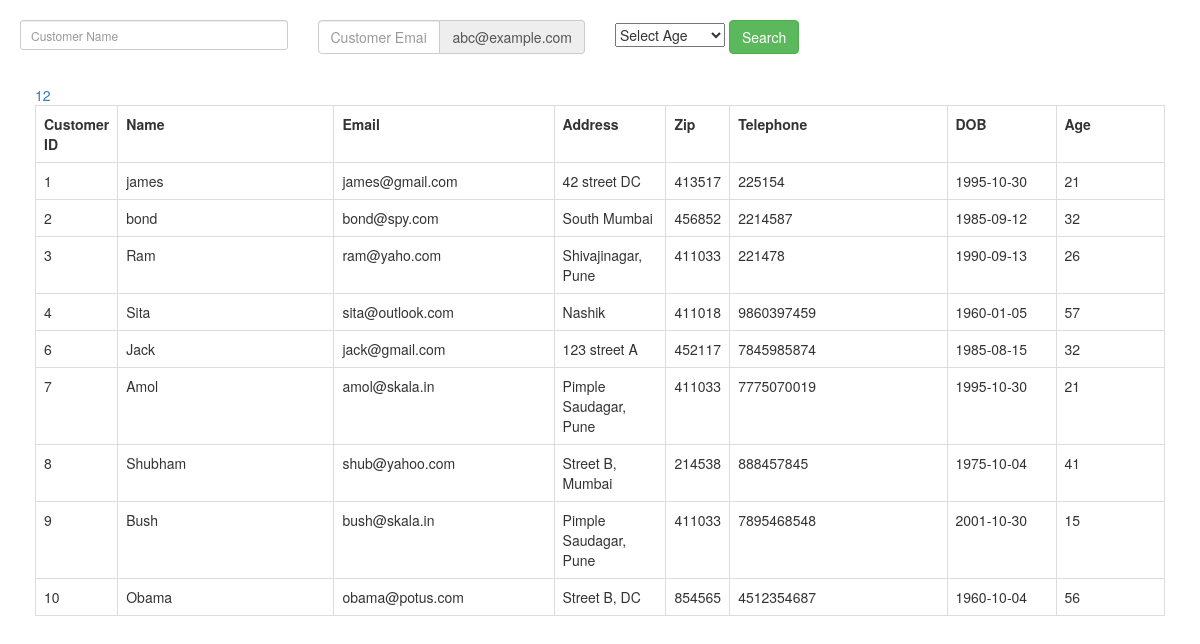
The page / on the database its author committed.
### tables this page shows
CREATE TABLE `customer` (
  `c_id` int(5) NOT NULL,
  `c_name` varchar(20) NOT NULL,
  `c_email` varchar(20) NOT NULL,
  `c_address` varchar(50) NOT NULL,
  `c_zip` int(6) NOT NULL,
  `c_telephone` bigint(10) NOT NULL,
  `c_dob` date NOT NULL
);

### index.php (the view, shortened to what this page needs)
<?php
require("config.php");
$query="SELECT c_id, c_name,c_email,c_address,c_zip,c_telephone,c_dob, TIMESTAMPDIFF(YEAR, c_dob, CURDATE()) AS age from customer";
$result= mysqli_query($conn,$query);
$number_of_results = mysqli_num_rows($result);
?>
<!DOCTYPE html>
<html>
	<head>
		<link rel="stylesheet" href="https://maxcdn.bootstrapcdn.com/bootstrap/3.3.7/css/bootstrap.min.css">
	</head>
	<body>
			<form method="GET">
			  <div class="row">
			  	  <div class="col-lg-3">
					  <div class="form-group">
					  	<input class="form-control input-sm" name="name" type="text" placeholder="Customer Name">
					  </div>
				  </div>
				  <div class="col-lg-3">
					  <div class="input-group">
						  <input type="text" name="email" class="form-control" placeholder="Customer Email Id" aria-describedby="basic-addon2">
						  <span class="input-group-addon" id="basic-addon2">abc@example.com</span>
					  </div>
				  </div>
				  <div class="col-lg-4">
				  	  <select class="dropdown" name="age">
						  <option value="">Select Age</option>
					  </select>
					  <button type="submit" class="btn btn-success">Search</button>
				  </div>
			  </div>
			</form>
			 						<div class="col-md-12 col-sm-12 col-xs-12" id="datatable " style="width: 100%;height:100%x">
	                                        <table class="table table-bordered" id="tab">
	                                            <tr>
	                                                <th width="5%">Customer ID</th>
	                                                <th width="20%">Name</th>
	                                                <th width="20%">Email</th>
	                                                <th width="10%">Address</th>
	                                                <th width="5%">Zip</th>
	                                                <th width="20%">Telephone</th>
	                                                <th width="10%">DOB</th>
	                                                <th width="10%">Age</th>
	                                            </tr>
	                                            <?php
													$result= mysqli_query($conn,$query);
													 while($row = $result->fetch_assoc()) {
													      echo "<tr><td>".$row["c_id"]."</td><td>".$row["c_name"]."</td><td> ".$row["c_email"]."</td><td>".$row["c_address"]."</td><td>".$row["c_zip"]."</td><td>".$row["c_telephone"]."</td><td>".$row["c_dob"]."</td><td>".$row["age"]."</td></tr>";
														                                   }
												?>
	                                            <?php
	                                            $result_per_page = 5;
	                                            $number_of_pages = ceil($number_of_results/$result_per_page);
	                                            for ($page= 1;$page<=$number_of_pages;$page++) {
	                                            	echo '<a href="index.php?page=' . $page . '">' . $page . '</a> ';
	                                            }
	                                            ?>
	                                        </table>
	                                </div>
	</body>
</html>

### index.php (style rules this page uses)
body { border: 5px; margin: 10px; padding: 20px; }

### rows shown on the page
customer: c_id "1", c_name "james", c_email "james@gmail.com", c_address "42 street DC", c_zip "413517", c_telephone "225154", c_dob "1995-10-30", age "21"
customer: c_id "2", c_name "bond", c_email "bond@spy.com", c_address "South Mumbai", c_zip "456852", c_telephone "2214587", c_dob "1985-09-12", age "32"
customer: c_id "3", c_name "Ram", c_email "ram@yaho.com", c_address "Shivajinagar, Pune", c_zip "411033", c_telephone "221478", c_dob "1990-09-13", age "26"
customer: c_id "4", c_name "Sita", c_email "sita@outlook.com", c_address "Nashik", c_zip "411018", c_telephone "9860397459", c_dob "1960-01-05", age "57"
customer: c_id "6", c_name "Jack", c_email "jack@gmail.com", c_address "123 street A", c_zip "452117", c_telephone "7845985874", c_dob "1985-08-15", age "32"
customer: c_id "7", c_name "Amol", c_email "amol@skala.in", c_address "Pimple Saudagar, Pune", c_zip "411033", c_telephone "7775070019", c_dob "1995-10-30", age "21"
customer: c_id "8", c_name "Shubham", c_email "shub@yahoo.com", c_address "Street B, Mumbai", c_zip "214538", c_telephone "888457845", c_dob "1975-10-04", age "41"
customer: c_id "9", c_name "Bush", c_email "bush@skala.in", c_address "Pimple Saudagar, Pune", c_zip "411033", c_telephone "7895468548", c_dob "2001-10-30", age "15"
customer: c_id "10", c_name "Obama", c_email "obama@potus.com", c_address "Street B, DC", c_zip "854565", c_telephone "4512354687", c_dob "1960-10-04", age "56"
